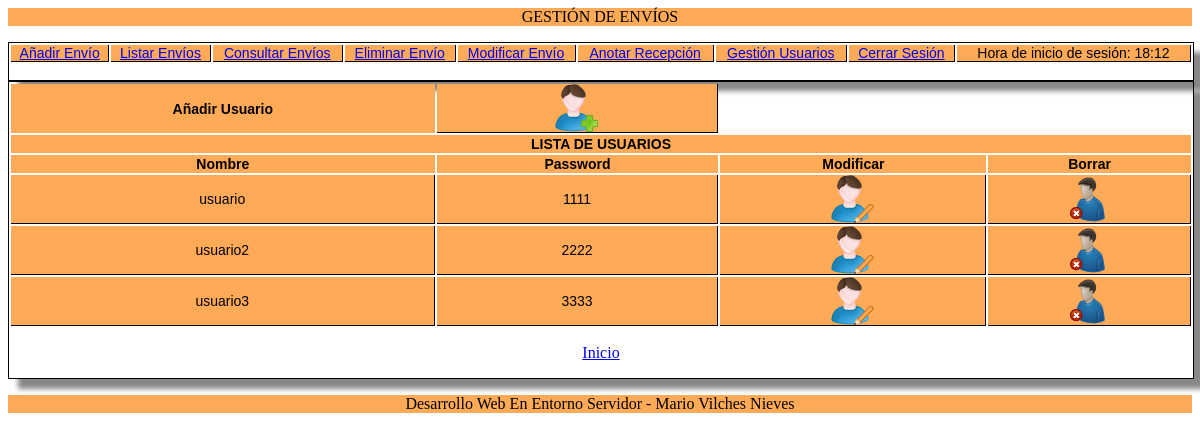
The app's page /index.php?action=gestion_usuarios (signed in) with its own data.
### tables this page shows
CREATE TABLE IF NOT EXISTS `usuarios` (
`codigo` tinyint(4) NOT NULL,
  `nombre` varchar(30) NOT NULL,
  `clave` varchar(30) NOT NULL
);

### app/controllers/UsuarioCtrl.php (called while the page is built, shortened)
<?php
class UsuarioCtrl {
	private $OperacionUsuarios;
	public function __construct(){
		$this->OperacionUsuarios=new ClaseUsuarios();
	}
	public function GestionUsuarios()
	{
		$usuarios=$this->OperacionUsuarios->listar_usuarios();
		include 'app/views/gestion_usuarios.php';
	}
}

### app/models/clase_DB.php (called while the page is built, shortened)
<?php
Class Db {
	private $link;
	static $_instance;
	public static function getInstance(){
		if (!(self::$_instance instanceof self)){
			self::$_instance=new self();
		}
		return self::$_instance;
	}
	private function Conectar($conf)
	{
		$this->link=new mysqli($conf['servidor'], $conf['usuario'], $conf['password']);
		$this->link->select_db($conf['base_datos']);
		$this->link->query("SET NAMES 'utf8'");
	}
	public function Consulta($sql)
	{
		$this->result=$this->link->query($sql);
		return $this->result;
	}
	public function LeeRegistro($result=NULL)
	{
		$this->regActual=$result->fetch_array();
		return $this->regActual;
	}
}

### app/models/clase_usuarios.php (called while the page is built, shortened)
<?php
include_once 'clase_DB.php';
class ClaseUsuarios
{
	private $instancia_conexion;
	public function __construct()
	{
		$this->instancia_conexion=Db::getInstance();
	}
	function listar_usuarios()
	{
		$sql_usuarios ='SELECT * FROM usuarios;';
		$stmt2 = $this->instancia_conexion->Consulta($sql_usuarios);
		$usuarios=array();
		while ($registro = $this->instancia_conexion->LeeRegistro($stmt2))
		{
			$usuarios[]=$registro;
		}
		return $usuarios;
	}
}

### app/views/gestion_usuarios.php (the view)
<div class="tabla">
	<table>
		<tr>
			<th>Añadir Usuario</th>
			<td><a href="index.php?action=nuevo_usuario"><img src="Assets/img/anadir_usuario.png"/></a></td>
		</tr>
		<tr><th colspan="4">LISTA DE USUARIOS</th></tr>
		<tr>
			<th>Nombre</th>
			<th>Password</th>
			<th>Modificar</th>
			<th>Borrar</th>
		</tr>
			<?php foreach ($usuarios as $usuario): ?>
			<tr>
   				<td><?php echo $usuario['nombre'] ?></td>
   				<td><?php echo $usuario['clave'] ?></td>
   				<td><a href="index.php?action=usuario_modificar&id=<?php echo $usuario['codigo']; ?>"><img src="Assets/img/modificar_usuario.png"/></a></td>
   				<td><a href="index.php?action=confirmar_borrado_usu&id=<?php echo $usuario['codigo']; ?>"><img src="Assets/img/borrar_usuario.png"/></a></td>
   			</tr>
   			<?php endforeach; ?>
	</table>
	<p align="center"><a href="index.php">Inicio</a></p>
</div>

### Assets/css/estilo.css (style rules this page uses)
.tabla { margin:0px;padding:0px; width:100%; box-shadow: 10px 10px 5px #888888; border:1px solid #000000; }
.tabla table { width:100%; }
.tabla tr,td { background-color:#ffaa56; border:1px solid #000000; border-width:0px 1px 1px 0px; text-align:center; padding:0px; font-size:14px; font-family:Arial; font-weight:normal; color:#000000; }

### Assets/css/estilo2.css (style rules this page uses)
.tabla { margin:0px;padding:0px; width:100%; box-shadow: 10px 10px 5px #888888; border:1px solid #000000; }
.tabla table { width:100%; }
.tabla tr,td { background-color:#ffaa56; border:1px solid #000000; border-width:0px 1px 1px 0px; text-align:center; padding:0px; font-size:14px; font-family:Arial; font-weight:normal; color:#000000; }

### records on screen
usuarios: nombre "usuario", clave "1111"
usuarios: nombre "usuario2", clave "2222"
usuarios: nombre "usuario3", clave "3333"

### other values on screen
$_SESSION['tiempo'] "18:12"
